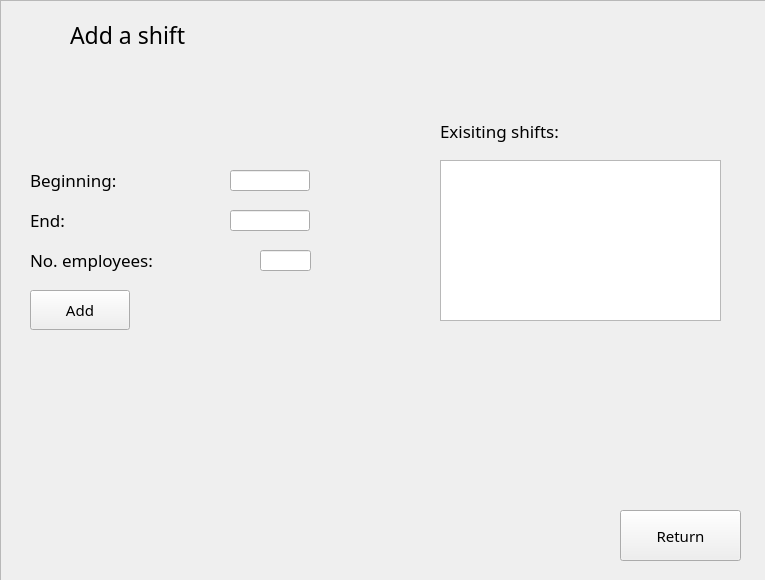
<?xml version="1.0" encoding="UTF-8"?>
<ui version="4.0">
 <class>ManageShift</class>
 <widget class="QWidget" name="ManageShift">
  <property name="geometry">
   <rect>
    <x>0</x>
    <y>0</y>
    <width>765</width>
    <height>580</height>
   </rect>
  </property>
  <property name="windowTitle">
   <string>ManageShift</string>
  </property>
  <widget class="QFrame" name="frame">
   <property name="geometry">
    <rect>
     <x>0</x>
     <y>0</y>
     <width>771</width>
     <height>581</height>
    </rect>
   </property>
   <property name="font">
    <font>
     <pointsize>16</pointsize>
    </font>
   </property>
   <property name="styleSheet">
    <string notr="true">QFrame{background:url(:/Comcalen/background.jpg)}</string>
   </property>
   <property name="frameShape">
    <enum>QFrame::StyledPanel</enum>
   </property>
   <property name="frameShadow">
    <enum>QFrame::Raised</enum>
   </property>
   <widget class="QPushButton" name="return_mw">
    <property name="geometry">
     <rect>
      <x>620</x>
      <y>510</y>
      <width>121</width>
      <height>51</height>
     </rect>
    </property>
    <property name="font">
     <font>
      <family>Copperplate Gothic Bold</family>
      <pointsize>11</pointsize>
     </font>
    </property>
    <property name="styleSheet">
     <string notr="true">QFrame{background:url(:/Comcalen/background.jpg)}</string>
    </property>
    <property name="text">
     <string>Return</string>
    </property>
   </widget>
   <widget class="QLabel" name="label1">
    <property name="geometry">
     <rect>
      <x>70</x>
      <y>10</y>
      <width>261</width>
      <height>50</height>
     </rect>
    </property>
    <property name="font">
     <font>
      <family>Copperplate Gothic Bold</family>
      <pointsize>17</pointsize>
     </font>
    </property>
    <property name="styleSheet">
     <string notr="true">background:transparent;</string>
    </property>
    <property name="text">
     <string>Add a shift</string>
    </property>
   </widget>
   <widget class="QLabel" name="label_2">
    <property name="geometry">
     <rect>
      <x>30</x>
      <y>160</y>
      <width>161</width>
      <height>40</height>
     </rect>
    </property>
    <property name="font">
     <font>
      <family>Copperplate Gothic Bold</family>
      <pointsize>13</pointsize>
     </font>
    </property>
    <property name="styleSheet">
     <string notr="true">background:transparent;</string>
    </property>
    <property name="text">
     <string>Beginning:</string>
    </property>
   </widget>
   <widget class="QLabel" name="label_3">
    <property name="geometry">
     <rect>
      <x>30</x>
      <y>200</y>
      <width>91</width>
      <height>40</height>
     </rect>
    </property>
    <property name="font">
     <font>
      <family>Copperplate Gothic Bold</family>
      <pointsize>13</pointsize>
     </font>
    </property>
    <property name="styleSheet">
     <string notr="true">background:transparent;</string>
    </property>
    <property name="text">
     <string>End:</string>
    </property>
   </widget>
   <widget class="QLabel" name="label_4">
    <property name="geometry">
     <rect>
      <x>30</x>
      <y>240</y>
      <width>221</width>
      <height>40</height>
     </rect>
    </property>
    <property name="font">
     <font>
      <family>Copperplate Gothic Bold</family>
      <pointsize>13</pointsize>
     </font>
    </property>
    <property name="styleSheet">
     <string notr="true">background:transparent;</string>
    </property>
    <property name="text">
     <string>No. employees:</string>
    </property>
   </widget>
   <widget class="QLineEdit" name="begin_add">
    <property name="geometry">
     <rect>
      <x>230</x>
      <y>170</y>
      <width>80</width>
      <height>21</height>
     </rect>
    </property>
    <property name="font">
     <font>
      <family>Copperplate Gothic Bold</family>
      <pointsize>8</pointsize>
     </font>
    </property>
   </widget>
   <widget class="QLineEdit" name="end_add">
    <property name="geometry">
     <rect>
      <x>230</x>
      <y>210</y>
      <width>80</width>
      <height>21</height>
     </rect>
    </property>
    <property name="font">
     <font>
      <family>Copperplate Gothic Bold</family>
      <pointsize>8</pointsize>
     </font>
    </property>
   </widget>
   <widget class="QLineEdit" name="no_employees">
    <property name="geometry">
     <rect>
      <x>260</x>
      <y>250</y>
      <width>51</width>
      <height>21</height>
     </rect>
    </property>
    <property name="font">
     <font>
      <family>Copperplate Gothic Bold</family>
      <pointsize>8</pointsize>
     </font>
    </property>
   </widget>
   <widget class="QPushButton" name="add_button">
    <property name="geometry">
     <rect>
      <x>30</x>
      <y>290</y>
      <width>100</width>
      <height>40</height>
     </rect>
    </property>
    <property name="font">
     <font>
      <family>Copperplate Gothic Bold</family>
      <pointsize>11</pointsize>
     </font>
    </property>
    <property name="text">
     <string>Add</string>
    </property>
   </widget>
   <widget class="QLabel" name="saved_label">
    <property name="geometry">
     <rect>
      <x>150</x>
      <y>290</y>
      <width>101</width>
      <height>41</height>
     </rect>
    </property>
    <property name="font">
     <font>
      <family>Copperplate Gothic Bold</family>
      <pointsize>13</pointsize>
     </font>
    </property>
    <property name="styleSheet">
     <string notr="true">background:transparent;</string>
    </property>
    <property name="text">
     <string/>
    </property>
   </widget>
   <widget class="QLabel" name="label_7">
    <property name="geometry">
     <rect>
      <x>440</x>
      <y>110</y>
      <width>231</width>
      <height>41</height>
     </rect>
    </property>
    <property name="font">
     <font>
      <family>Copperplate Gothic Bold</family>
      <pointsize>13</pointsize>
     </font>
    </property>
    <property name="styleSheet">
     <string notr="true">background:transparent;</string>
    </property>
    <property name="text">
     <string>Exisiting shifts:</string>
    </property>
   </widget>
   <widget class="QTableWidget" name="existing_shifts">
    <property name="geometry">
     <rect>
      <x>440</x>
      <y>160</y>
      <width>281</width>
      <height>161</height>
     </rect>
    </property>
    <property name="styleSheet">
     <string notr="true">backgroud:transparent;</string>
    </property>
   </widget>
  </widget>
 </widget>
 <layoutdefault spacing="6" margin="11"/>
 <resources>
  <include location="Comcalen.qrc"/>
 </resources>
 <connections/>
</ui>
